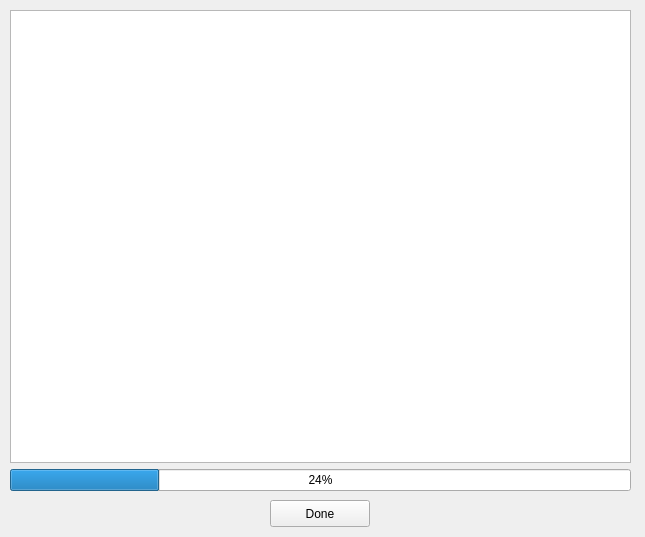
<?xml version="1.0" encoding="UTF-8"?>
<ui version="4.0">
 <class>Form</class>
 <widget class="QWidget" name="Form">
  <property name="geometry">
   <rect>
    <x>0</x>
    <y>0</y>
    <width>645</width>
    <height>537</height>
   </rect>
  </property>
  <property name="windowTitle">
   <string>Form</string>
  </property>
  <widget class="QPushButton" name="pushButton">
   <property name="geometry">
    <rect>
     <x>270</x>
     <y>500</y>
     <width>100</width>
     <height>27</height>
    </rect>
   </property>
   <property name="maximumSize">
    <size>
     <width>100</width>
     <height>16777215</height>
    </size>
   </property>
   <property name="text">
    <string>Done</string>
   </property>
  </widget>
  <widget class="QWidget" name="">
   <property name="geometry">
    <rect>
     <x>10</x>
     <y>10</y>
     <width>621</width>
     <height>481</height>
    </rect>
   </property>
   <layout class="QVBoxLayout" name="verticalLayout_2">
    <item>
     <layout class="QVBoxLayout" name="verticalLayout">
      <item>
       <widget class="QTextBrowser" name="textBrowser"/>
      </item>
      <item>
       <widget class="QProgressBar" name="progressBar">
        <property name="value">
         <number>24</number>
        </property>
       </widget>
      </item>
     </layout>
    </item>
   </layout>
  </widget>
  <zorder>textBrowser</zorder>
  <zorder>progressBar</zorder>
  <zorder>pushButton</zorder>
  <zorder>pushButton</zorder>
  <zorder>pushButton</zorder>
 </widget>
 <resources/>
 <connections/>
</ui>
